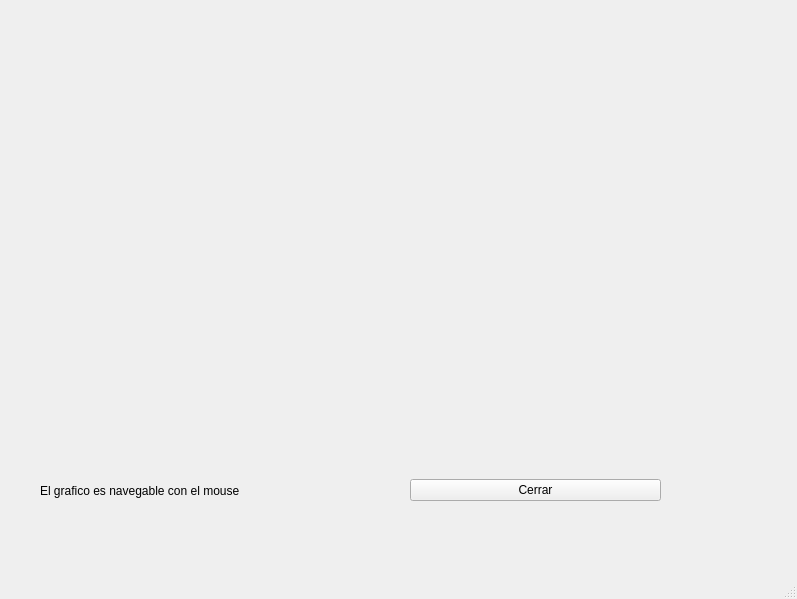
<?xml version="1.0" encoding="UTF-8"?>
<ui version="4.0">
 <class>MainWindow</class>
 <widget class="QMainWindow" name="MainWindow">
  <property name="geometry">
   <rect>
    <x>0</x>
    <y>0</y>
    <width>797</width>
    <height>599</height>
   </rect>
  </property>
  <property name="windowTitle">
   <string>MainWindow</string>
  </property>
  <widget class="QWidget" name="centralwidget">
   <widget class="QCustomPlot" name="customplot" native="true">
    <property name="geometry">
     <rect>
      <x>10</x>
      <y>10</y>
      <width>771</width>
      <height>431</height>
     </rect>
    </property>
    <property name="cursor">
     <cursorShape>OpenHandCursor</cursorShape>
    </property>
    <property name="mouseTracking">
     <bool>false</bool>
    </property>
   </widget>
   <widget class="QWidget" name="gridLayoutWidget">
    <property name="geometry">
     <rect>
      <x>410</x>
      <y>440</y>
      <width>251</width>
      <height>101</height>
     </rect>
    </property>
    <layout class="QGridLayout" name="gridLayout">
     <item row="0" column="0">
      <widget class="QPushButton" name="b_cerrar_grafico">
       <property name="text">
        <string>Cerrar</string>
       </property>
      </widget>
     </item>
    </layout>
   </widget>
   <widget class="QLabel" name="label">
    <property name="geometry">
     <rect>
      <x>40</x>
      <y>460</y>
      <width>251</width>
      <height>61</height>
     </rect>
    </property>
    <property name="text">
     <string>El grafico es navegable con el mouse</string>
    </property>
   </widget>
  </widget>
  <widget class="QMenuBar" name="menubar">
   <property name="geometry">
    <rect>
     <x>0</x>
     <y>0</y>
     <width>797</width>
     <height>23</height>
    </rect>
   </property>
  </widget>
  <widget class="QStatusBar" name="statusbar"/>
 </widget>
 <customwidgets>
  <customwidget>
   <class>QCustomPlot</class>
   <extends>QWidget</extends>
   <header>qcustomplot.h</header>
   <container>1</container>
  </customwidget>
 </customwidgets>
 <resources/>
 <connections>
  <connection>
   <sender>b_cerrar_grafico</sender>
   <signal>clicked()</signal>
   <receiver>MainWindow</receiver>
   <slot>close()</slot>
   <hints>
    <hint type="sourcelabel">
     <x>683</x>
     <y>545</y>
    </hint>
    <hint type="destinationlabel">
     <x>399</x>
     <y>299</y>
    </hint>
   </hints>
  </connection>
 </connections>
</ui>
